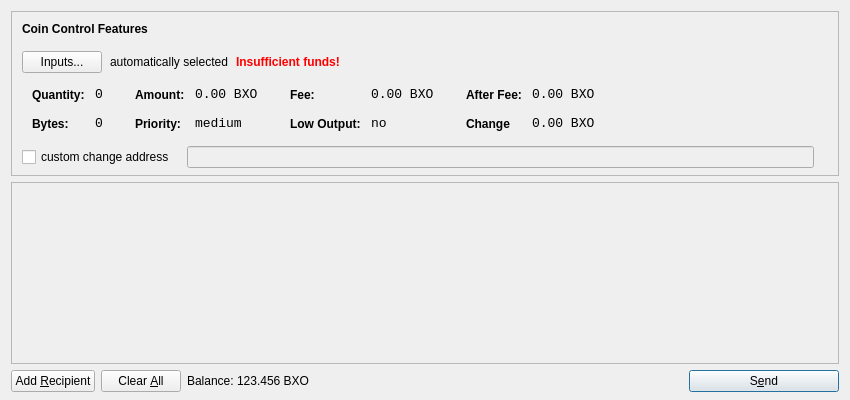
<?xml version="1.0" encoding="UTF-8"?>
<ui version="4.0">
 <class>SendCoinsDialog</class>
 <widget class="QDialog" name="SendCoinsDialog">
  <property name="geometry">
   <rect>
    <x>0</x>
    <y>0</y>
    <width>850</width>
    <height>400</height>
   </rect>
  </property>
  <property name="windowTitle">
   <string>Send Coins</string>
  </property>
  <layout class="QVBoxLayout" name="verticalLayout" stretch="0,1,0">
   <property name="bottomMargin">
    <number>8</number>
   </property>
   <item>
    <widget class="QFrame" name="frameCoinControl">
     <property name="sizePolicy">
      <sizepolicy hsizetype="Expanding" vsizetype="Expanding">
       <horstretch>0</horstretch>
       <verstretch>0</verstretch>
      </sizepolicy>
     </property>
     <property name="maximumSize">
      <size>
       <width>16777215</width>
       <height>16777215</height>
      </size>
     </property>
     <property name="frameShape">
      <enum>QFrame::StyledPanel</enum>
     </property>
     <property name="frameShadow">
      <enum>QFrame::Sunken</enum>
     </property>
     <layout class="QVBoxLayout" name="verticalLayoutCoinControl2">
      <property name="spacing">
       <number>-1</number>
      </property>
      <property name="leftMargin">
       <number>0</number>
      </property>
      <property name="topMargin">
       <number>0</number>
      </property>
      <property name="rightMargin">
       <number>0</number>
      </property>
      <property name="bottomMargin">
       <number>6</number>
      </property>
      <item>
       <layout class="QVBoxLayout" name="verticalLayoutCoinControl" stretch="0,0,0,0,1">
        <property name="spacing">
         <number>0</number>
        </property>
        <property name="leftMargin">
         <number>10</number>
        </property>
        <property name="topMargin">
         <number>10</number>
        </property>
        <item>
         <layout class="QHBoxLayout" name="horizontalLayoutCoinControl1">
          <property name="bottomMargin">
           <number>15</number>
          </property>
          <item>
           <widget class="QLabel" name="labelCoinControlFeatures">
            <property name="sizePolicy">
             <sizepolicy hsizetype="Preferred" vsizetype="Maximum">
              <horstretch>0</horstretch>
              <verstretch>0</verstretch>
             </sizepolicy>
            </property>
            <property name="font">
             <font>
              <weight>75</weight>
              <bold>true</bold>
             </font>
            </property>
            <property name="styleSheet">
             <string notr="true">font-weight:bold;</string>
            </property>
            <property name="text">
             <string>Coin Control Features</string>
            </property>
           </widget>
          </item>
         </layout>
        </item>
        <item>
         <layout class="QHBoxLayout" name="horizontalLayoutCoinControl2" stretch="0,0,0,0">
          <property name="spacing">
           <number>8</number>
          </property>
          <property name="bottomMargin">
           <number>10</number>
          </property>
          <item>
           <widget class="QPushButton" name="pushButtonCoinControl">
            <property name="styleSheet">
             <string notr="true"/>
            </property>
            <property name="text">
             <string>Inputs...</string>
            </property>
           </widget>
          </item>
          <item>
           <widget class="QLabel" name="labelCoinControlAutomaticallySelected">
            <property name="text">
             <string>automatically selected</string>
            </property>
            <property name="margin">
             <number>5</number>
            </property>
           </widget>
          </item>
          <item>
           <widget class="QLabel" name="labelCoinControlInsuffFunds">
            <property name="font">
             <font>
              <weight>75</weight>
              <bold>true</bold>
             </font>
            </property>
            <property name="styleSheet">
             <string notr="true">color:red;font-weight:bold;</string>
            </property>
            <property name="text">
             <string>Insufficient funds!</string>
            </property>
            <property name="margin">
             <number>5</number>
            </property>
           </widget>
          </item>
          <item>
           <spacer name="horizontalSpacerCoinControl">
            <property name="orientation">
             <enum>Qt::Horizontal</enum>
            </property>
            <property name="sizeHint" stdset="0">
             <size>
              <width>40</width>
              <height>1</height>
             </size>
            </property>
           </spacer>
          </item>
         </layout>
        </item>
        <item>
         <widget class="QWidget" name="widgetCoinControl" native="true">
          <property name="sizePolicy">
           <sizepolicy hsizetype="Preferred" vsizetype="Preferred">
            <horstretch>0</horstretch>
            <verstretch>0</verstretch>
           </sizepolicy>
          </property>
          <property name="minimumSize">
           <size>
            <width>0</width>
            <height>0</height>
           </size>
          </property>
          <property name="styleSheet">
           <string notr="true"/>
          </property>
          <layout class="QHBoxLayout" name="horizontalLayoutCoinControl5">
           <property name="margin">
            <number>0</number>
           </property>
           <item>
            <layout class="QHBoxLayout" name="horizontalLayoutCoinControl3" stretch="0,0,0,1">
             <property name="spacing">
              <number>20</number>
             </property>
             <property name="topMargin">
              <number>0</number>
             </property>
             <property name="bottomMargin">
              <number>10</number>
             </property>
             <item>
              <layout class="QFormLayout" name="formLayoutCoinControl1">
               <property name="horizontalSpacing">
                <number>10</number>
               </property>
               <property name="verticalSpacing">
                <number>14</number>
               </property>
               <property name="leftMargin">
                <number>10</number>
               </property>
               <property name="topMargin">
                <number>4</number>
               </property>
               <property name="rightMargin">
                <number>6</number>
               </property>
               <item row="0" column="0">
                <widget class="QLabel" name="labelCoinControlQuantityText">
                 <property name="styleSheet">
                  <string notr="true">font-weight:bold;</string>
                 </property>
                 <property name="text">
                  <string>Quantity:</string>
                 </property>
                 <property name="margin">
                  <number>0</number>
                 </property>
                </widget>
               </item>
               <item row="0" column="1">
                <widget class="QLabel" name="labelCoinControlQuantity">
                 <property name="font">
                  <font>
                   <family>Monospace</family>
                   <pointsize>10</pointsize>
                  </font>
                 </property>
                 <property name="cursor">
                  <cursorShape>IBeamCursor</cursorShape>
                 </property>
                 <property name="contextMenuPolicy">
                  <enum>Qt::ActionsContextMenu</enum>
                 </property>
                 <property name="text">
                  <string>0</string>
                 </property>
                 <property name="margin">
                  <number>0</number>
                 </property>
                 <property name="textInteractionFlags">
                  <set>Qt::LinksAccessibleByMouse|Qt::TextSelectableByKeyboard|Qt::TextSelectableByMouse</set>
                 </property>
                </widget>
               </item>
               <item row="1" column="0">
                <widget class="QLabel" name="labelCoinControlBytesText">
                 <property name="styleSheet">
                  <string notr="true">font-weight:bold;</string>
                 </property>
                 <property name="text">
                  <string>Bytes:</string>
                 </property>
                </widget>
               </item>
               <item row="1" column="1">
                <widget class="QLabel" name="labelCoinControlBytes">
                 <property name="font">
                  <font>
                   <family>Monospace</family>
                   <pointsize>10</pointsize>
                  </font>
                 </property>
                 <property name="cursor">
                  <cursorShape>IBeamCursor</cursorShape>
                 </property>
                 <property name="contextMenuPolicy">
                  <enum>Qt::ActionsContextMenu</enum>
                 </property>
                 <property name="text">
                  <string>0</string>
                 </property>
                 <property name="textInteractionFlags">
                  <set>Qt::LinksAccessibleByMouse|Qt::TextSelectableByKeyboard|Qt::TextSelectableByMouse</set>
                 </property>
                </widget>
               </item>
              </layout>
             </item>
             <item>
              <layout class="QFormLayout" name="formLayoutCoinControl2">
               <property name="horizontalSpacing">
                <number>10</number>
               </property>
               <property name="verticalSpacing">
                <number>14</number>
               </property>
               <property name="leftMargin">
                <number>6</number>
               </property>
               <property name="topMargin">
                <number>4</number>
               </property>
               <property name="rightMargin">
                <number>6</number>
               </property>
               <item row="0" column="0">
                <widget class="QLabel" name="labelCoinControlAmountText">
                 <property name="styleSheet">
                  <string notr="true">font-weight:bold;</string>
                 </property>
                 <property name="text">
                  <string>Amount:</string>
                 </property>
                 <property name="margin">
                  <number>0</number>
                 </property>
                </widget>
               </item>
               <item row="0" column="1">
                <widget class="QLabel" name="labelCoinControlAmount">
                 <property name="font">
                  <font>
                   <family>Monospace</family>
                   <pointsize>10</pointsize>
                  </font>
                 </property>
                 <property name="cursor">
                  <cursorShape>IBeamCursor</cursorShape>
                 </property>
                 <property name="contextMenuPolicy">
                  <enum>Qt::ActionsContextMenu</enum>
                 </property>
                 <property name="text">
                  <string>0.00 BXO</string>
                 </property>
                 <property name="textInteractionFlags">
                  <set>Qt::LinksAccessibleByMouse|Qt::TextSelectableByKeyboard|Qt::TextSelectableByMouse</set>
                 </property>
                </widget>
               </item>
               <item row="1" column="0">
                <widget class="QLabel" name="labelCoinControlPriorityText">
                 <property name="styleSheet">
                  <string notr="true">font-weight:bold;</string>
                 </property>
                 <property name="text">
                  <string>Priority:</string>
                 </property>
                </widget>
               </item>
               <item row="1" column="1">
                <widget class="QLabel" name="labelCoinControlPriority">
                 <property name="font">
                  <font>
                   <family>Monospace</family>
                   <pointsize>10</pointsize>
                  </font>
                 </property>
                 <property name="cursor">
                  <cursorShape>IBeamCursor</cursorShape>
                 </property>
                 <property name="contextMenuPolicy">
                  <enum>Qt::ActionsContextMenu</enum>
                 </property>
                 <property name="text">
                  <string>medium</string>
                 </property>
                 <property name="textInteractionFlags">
                  <set>Qt::LinksAccessibleByMouse|Qt::TextSelectableByKeyboard|Qt::TextSelectableByMouse</set>
                 </property>
                </widget>
               </item>
              </layout>
             </item>
             <item>
              <layout class="QFormLayout" name="formLayoutCoinControl3">
               <property name="horizontalSpacing">
                <number>10</number>
               </property>
               <property name="verticalSpacing">
                <number>14</number>
               </property>
               <property name="leftMargin">
                <number>6</number>
               </property>
               <property name="topMargin">
                <number>4</number>
               </property>
               <property name="rightMargin">
                <number>6</number>
               </property>
               <item row="0" column="0">
                <widget class="QLabel" name="labelCoinControlFeeText">
                 <property name="styleSheet">
                  <string notr="true">font-weight:bold;</string>
                 </property>
                 <property name="text">
                  <string>Fee:</string>
                 </property>
                 <property name="margin">
                  <number>0</number>
                 </property>
                </widget>
               </item>
               <item row="0" column="1">
                <widget class="QLabel" name="labelCoinControlFee">
                 <property name="font">
                  <font>
                   <family>Monospace</family>
                   <pointsize>10</pointsize>
                  </font>
                 </property>
                 <property name="cursor">
                  <cursorShape>IBeamCursor</cursorShape>
                 </property>
                 <property name="contextMenuPolicy">
                  <enum>Qt::ActionsContextMenu</enum>
                 </property>
                 <property name="text">
                  <string>0.00 BXO</string>
                 </property>
                 <property name="textInteractionFlags">
                  <set>Qt::LinksAccessibleByMouse|Qt::TextSelectableByKeyboard|Qt::TextSelectableByMouse</set>
                 </property>
                </widget>
               </item>
               <item row="1" column="0">
                <widget class="QLabel" name="labelCoinControlLowOutputText">
                 <property name="styleSheet">
                  <string notr="true">font-weight:bold;</string>
                 </property>
                 <property name="text">
                  <string>Low Output:</string>
                 </property>
                </widget>
               </item>
               <item row="1" column="1">
                <widget class="QLabel" name="labelCoinControlLowOutput">
                 <property name="font">
                  <font>
                   <family>Monospace</family>
                   <pointsize>10</pointsize>
                  </font>
                 </property>
                 <property name="cursor">
                  <cursorShape>IBeamCursor</cursorShape>
                 </property>
                 <property name="contextMenuPolicy">
                  <enum>Qt::ActionsContextMenu</enum>
                 </property>
                 <property name="text">
                  <string>no</string>
                 </property>
                 <property name="textInteractionFlags">
                  <set>Qt::LinksAccessibleByMouse|Qt::TextSelectableByKeyboard|Qt::TextSelectableByMouse</set>
                 </property>
                </widget>
               </item>
              </layout>
             </item>
             <item>
              <layout class="QFormLayout" name="formLayoutCoinControl4">
               <property name="horizontalSpacing">
                <number>10</number>
               </property>
               <property name="verticalSpacing">
                <number>14</number>
               </property>
               <property name="leftMargin">
                <number>6</number>
               </property>
               <property name="topMargin">
                <number>4</number>
               </property>
               <property name="rightMargin">
                <number>6</number>
               </property>
               <item row="0" column="0">
                <widget class="QLabel" name="labelCoinControlAfterFeeText">
                 <property name="styleSheet">
                  <string notr="true">font-weight:bold;</string>
                 </property>
                 <property name="text">
                  <string>After Fee:</string>
                 </property>
                 <property name="margin">
                  <number>0</number>
                 </property>
                </widget>
               </item>
               <item row="0" column="1">
                <widget class="QLabel" name="labelCoinControlAfterFee">
                 <property name="font">
                  <font>
                   <family>Monospace</family>
                   <pointsize>10</pointsize>
                  </font>
                 </property>
                 <property name="cursor">
                  <cursorShape>IBeamCursor</cursorShape>
                 </property>
                 <property name="contextMenuPolicy">
                  <enum>Qt::ActionsContextMenu</enum>
                 </property>
                 <property name="text">
                  <string>0.00 BXO</string>
                 </property>
                 <property name="textInteractionFlags">
                  <set>Qt::LinksAccessibleByMouse|Qt::TextSelectableByKeyboard|Qt::TextSelectableByMouse</set>
                 </property>
                </widget>
               </item>
               <item row="1" column="0">
                <widget class="QLabel" name="labelCoinControlChangeText">
                 <property name="styleSheet">
                  <string notr="true">font-weight:bold;</string>
                 </property>
                 <property name="text">
                  <string>Change</string>
                 </property>
                </widget>
               </item>
               <item row="1" column="1">
                <widget class="QLabel" name="labelCoinControlChange">
                 <property name="font">
                  <font>
                   <family>Monospace</family>
                   <pointsize>10</pointsize>
                  </font>
                 </property>
                 <property name="cursor">
                  <cursorShape>IBeamCursor</cursorShape>
                 </property>
                 <property name="contextMenuPolicy">
                  <enum>Qt::ActionsContextMenu</enum>
                 </property>
                 <property name="text">
                  <string>0.00 BXO</string>
                 </property>
                 <property name="textInteractionFlags">
                  <set>Qt::LinksAccessibleByMouse|Qt::TextSelectableByKeyboard|Qt::TextSelectableByMouse</set>
                 </property>
                </widget>
               </item>
              </layout>
             </item>
            </layout>
           </item>
          </layout>
         </widget>
        </item>
        <item>
         <layout class="QHBoxLayout" name="horizontalLayoutCoinControl4" stretch="0,0,0">
          <property name="spacing">
           <number>12</number>
          </property>
          <property name="sizeConstraint">
           <enum>QLayout::SetDefaultConstraint</enum>
          </property>
          <property name="topMargin">
           <number>5</number>
          </property>
          <property name="rightMargin">
           <number>5</number>
          </property>
          <item>
           <widget class="QCheckBox" name="checkBoxCoinControlChange">
            <property name="text">
             <string>custom change address</string>
            </property>
           </widget>
          </item>
          <item>
           <widget class="QLineEdit" name="lineEditCoinControlChange">
            <property name="enabled">
             <bool>false</bool>
            </property>
            <property name="sizePolicy">
             <sizepolicy hsizetype="Expanding" vsizetype="Fixed">
              <horstretch>0</horstretch>
              <verstretch>0</verstretch>
             </sizepolicy>
            </property>
           </widget>
          </item>
          <item>
           <widget class="QLabel" name="labelCoinControlChangeLabel">
            <property name="sizePolicy">
             <sizepolicy hsizetype="Preferred" vsizetype="Expanding">
              <horstretch>0</horstretch>
              <verstretch>0</verstretch>
             </sizepolicy>
            </property>
            <property name="minimumSize">
             <size>
              <width>0</width>
              <height>0</height>
             </size>
            </property>
            <property name="text">
             <string/>
            </property>
            <property name="margin">
             <number>3</number>
            </property>
           </widget>
          </item>
         </layout>
        </item>
        <item>
         <spacer name="verticalSpacerCoinControl">
          <property name="orientation">
           <enum>Qt::Vertical</enum>
          </property>
          <property name="sizeHint" stdset="0">
           <size>
            <width>800</width>
            <height>1</height>
           </size>
          </property>
         </spacer>
        </item>
       </layout>
      </item>
     </layout>
    </widget>
   </item>
   <item>
    <widget class="QScrollArea" name="scrollArea">
     <property name="widgetResizable">
      <bool>true</bool>
     </property>
     <widget class="QWidget" name="scrollAreaWidgetContents">
      <property name="geometry">
       <rect>
        <x>0</x>
        <y>0</y>
        <width>830</width>
        <height>165</height>
       </rect>
      </property>
      <layout class="QVBoxLayout" name="verticalLayout_2">
       <property name="margin">
        <number>0</number>
       </property>
       <item>
        <layout class="QVBoxLayout" name="entries">
         <property name="spacing">
          <number>6</number>
         </property>
        </layout>
       </item>
       <item>
        <spacer name="verticalSpacer">
         <property name="orientation">
          <enum>Qt::Vertical</enum>
         </property>
         <property name="sizeHint" stdset="0">
          <size>
           <width>20</width>
           <height>40</height>
          </size>
         </property>
        </spacer>
       </item>
      </layout>
     </widget>
    </widget>
   </item>
   <item>
    <layout class="QHBoxLayout" name="horizontalLayout">
     <item>
      <widget class="QPushButton" name="addButton">
       <property name="toolTip">
        <string>Send to multiple recipients at once</string>
       </property>
       <property name="text">
        <string>Add &amp;Recipient</string>
       </property>
       <property name="icon">
        <iconset resource="../bitcoin.qrc">
         <normaloff>:/icons/add</normaloff>:/icons/add</iconset>
       </property>
       <property name="autoDefault">
        <bool>false</bool>
       </property>
      </widget>
     </item>
     <item>
      <widget class="QPushButton" name="clearButton">
       <property name="sizePolicy">
        <sizepolicy hsizetype="Minimum" vsizetype="Fixed">
         <horstretch>0</horstretch>
         <verstretch>0</verstretch>
        </sizepolicy>
       </property>
       <property name="toolTip">
        <string>Remove all transaction fields</string>
       </property>
       <property name="text">
        <string>Clear &amp;All</string>
       </property>
       <property name="icon">
        <iconset resource="../bitcoin.qrc">
         <normaloff>:/icons/remove</normaloff>:/icons/remove</iconset>
       </property>
       <property name="autoRepeatDelay">
        <number>300</number>
       </property>
       <property name="autoDefault">
        <bool>false</bool>
       </property>
      </widget>
     </item>
     <item>
      <layout class="QHBoxLayout" name="horizontalLayout_2">
       <property name="spacing">
        <number>3</number>
       </property>
       <item>
        <widget class="QLabel" name="label">
         <property name="sizePolicy">
          <sizepolicy hsizetype="Preferred" vsizetype="Fixed">
           <horstretch>0</horstretch>
           <verstretch>0</verstretch>
          </sizepolicy>
         </property>
         <property name="text">
          <string>Balance:</string>
         </property>
        </widget>
       </item>
       <item>
        <widget class="QLabel" name="labelBalance">
         <property name="sizePolicy">
          <sizepolicy hsizetype="Preferred" vsizetype="Fixed">
           <horstretch>0</horstretch>
           <verstretch>0</verstretch>
          </sizepolicy>
         </property>
         <property name="cursor">
          <cursorShape>IBeamCursor</cursorShape>
         </property>
         <property name="text">
          <string>123.456 BXO</string>
         </property>
         <property name="textInteractionFlags">
          <set>Qt::LinksAccessibleByMouse|Qt::TextSelectableByKeyboard|Qt::TextSelectableByMouse</set>
         </property>
        </widget>
       </item>
      </layout>
     </item>
     <item>
      <spacer name="horizontalSpacer">
       <property name="orientation">
        <enum>Qt::Horizontal</enum>
       </property>
       <property name="sizeHint" stdset="0">
        <size>
         <width>40</width>
         <height>20</height>
        </size>
       </property>
      </spacer>
     </item>
     <item>
      <widget class="QPushButton" name="sendButton">
       <property name="minimumSize">
        <size>
         <width>150</width>
         <height>0</height>
        </size>
       </property>
       <property name="toolTip">
        <string>Confirm the send action</string>
       </property>
       <property name="text">
        <string>S&amp;end</string>
       </property>
       <property name="icon">
        <iconset resource="../bitcoin.qrc">
         <normaloff>:/icons/send</normaloff>:/icons/send</iconset>
       </property>
       <property name="default">
        <bool>true</bool>
       </property>
      </widget>
     </item>
    </layout>
   </item>
  </layout>
 </widget>
 <resources>
  <include location="../bitcoin.qrc"/>
 </resources>
 <connections/>
</ui>
